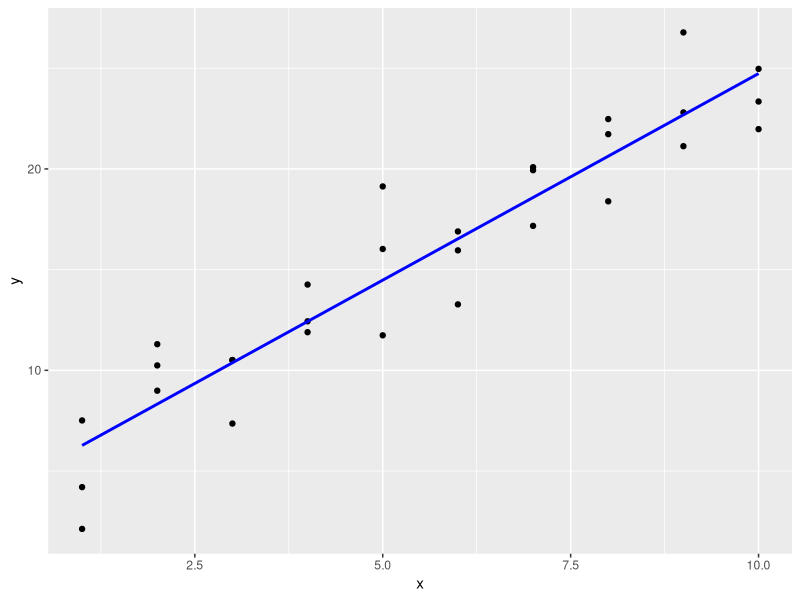
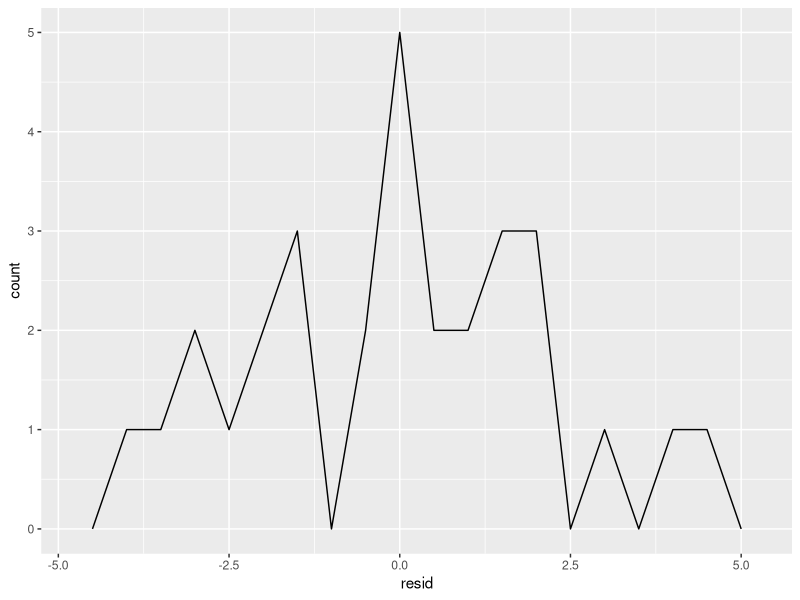
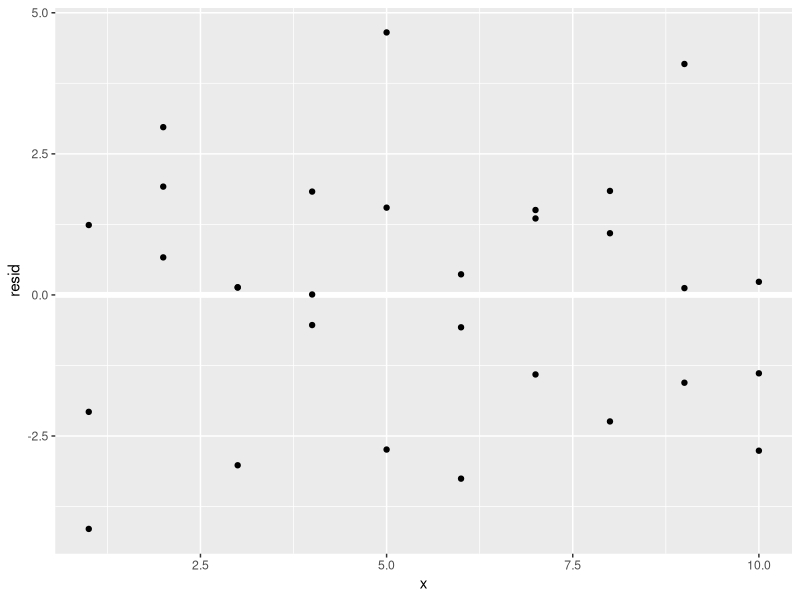
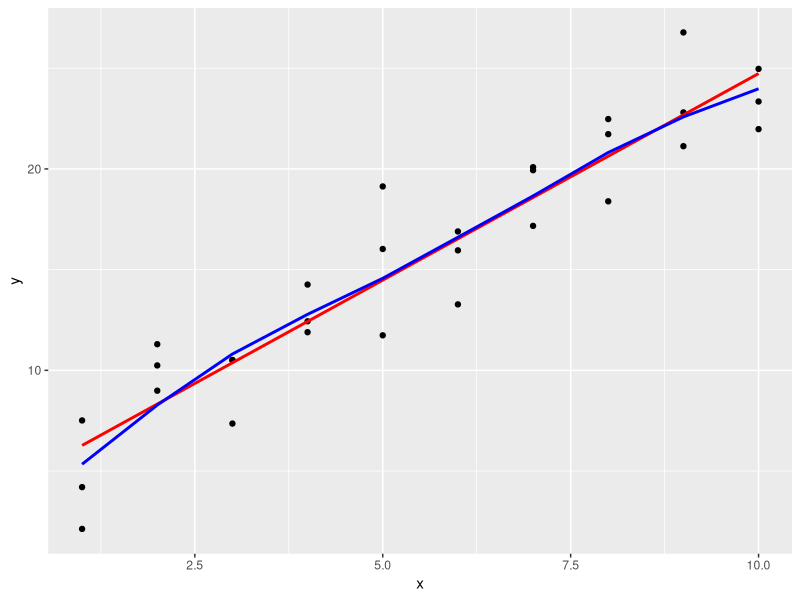
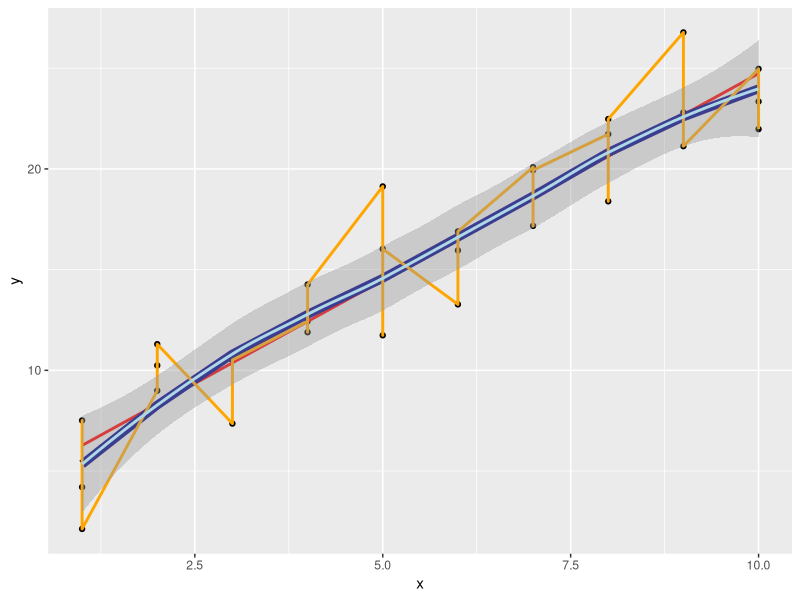
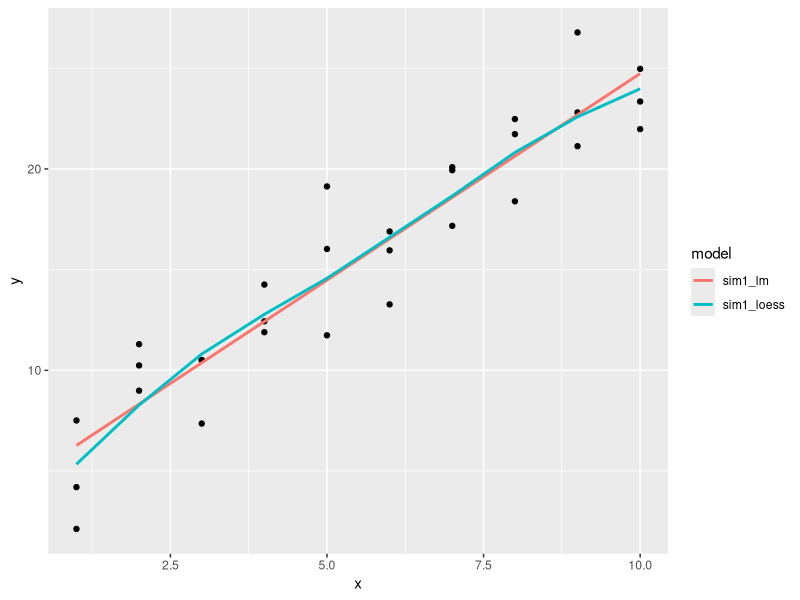
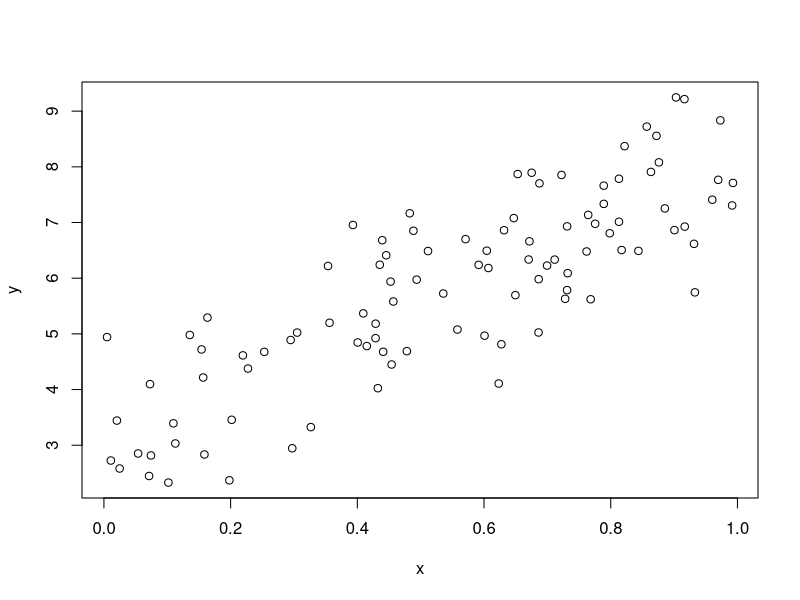
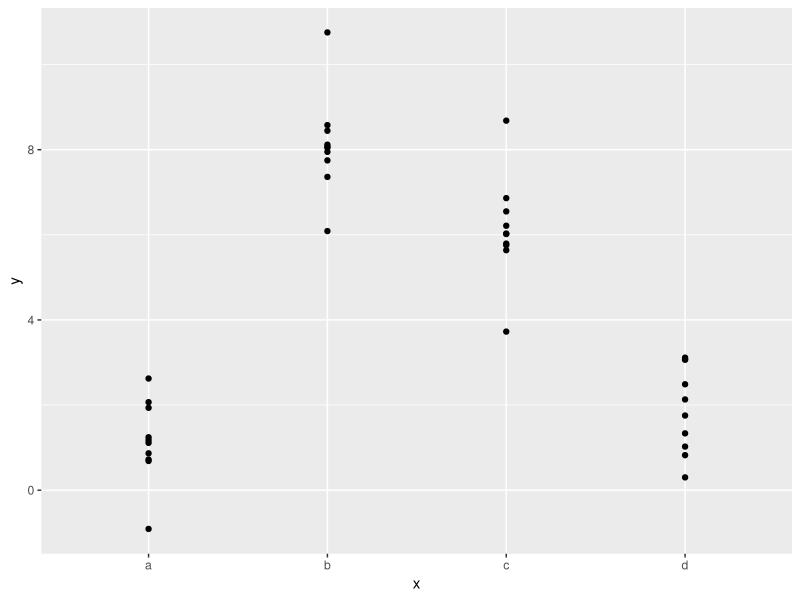

Generate these figures, in order, with R: (Note: this script raises an error after producing the figures.)
## ---- chunk 1
knitr::opts_chunk$set(echo = TRUE, error = TRUE)
## ---- chunk 2
library(tidyverse)

library(modelr)
options(na.action = na.warn)
sim1_mod <- lm(y ~ x, data = sim1)
## ---- chunk 3
grid <- sim1 %>% 
  data_grid(x) 
grid

sim1_mod <- lm(y ~ x, data = sim1)

grid <- grid %>% 
  add_predictions(sim1_mod) 
grid

ggplot(sim1, aes(x)) +
  geom_point(aes(y = y)) +
  geom_line(aes(y = pred), data = grid, colour = "blue", size = 1)

## ---- chunk 4
sim1 <- sim1 %>% 
  add_residuals(sim1_mod)
sim1

ggplot(sim1, aes(resid)) + 
  geom_freqpoly(binwidth = 0.5)

ggplot(sim1, aes(x, resid)) + 
  geom_ref_line(h = 0) +
  geom_point() 
## ---- chunk 5
rm(sim1)

grid <- sim1 %>% 
  data_grid(x) 
grid

sim1_mod_a <- lm(y ~ x, data = sim1)
sim1_mod_b <- loess(y ~ x, data = sim1)


grid <- grid %>% 
  add_predictions(sim1_mod_a, var = "lm")
grid <- grid %>% 
  add_predictions(sim1_mod_b, var = "loess")
grid

# plot

ggplot(sim1, aes(x)) +
  geom_point(aes(y = y)) +
  geom_line(aes(y = lm), data = grid, colour = "red", size = 1) +
  geom_line(aes(y = loess), data = grid, colour = "blue", size = 1)

ggplot(sim1, aes(x)) +
  geom_point(aes(y = y)) +
  geom_line(aes(y = lm), data = grid, colour = "red", size = 1) +
  geom_line(aes(y = loess), data = grid, colour = "darkblue", size = 3) +
  geom_line(aes(y = y), colour = "orange", size = 1) +
  geom_smooth(aes(y = y), colour = "lightblue", size = 1)

# redo with functions listed in problem 2

grid <- sim1 %>% 
  data_grid(x) 
grid

sim1_lm <- lm(y ~ x, data = sim1)
sim1_loess <- loess(y ~ x, data = sim1)

grid <- grid %>% gather_predictions(sim1_lm,sim1_loess)
grid

ggplot(sim1, aes(x)) +
  geom_point(aes(y = y)) +
  geom_line(aes(y = pred, color = model), data = grid, size = 1)

## ---- chunk 6
df <- tibble::data_frame(
  x = sort(runif(100)),
  y = 5 * x + 0.5 * x ^ 2 + 3 + rnorm(length(x))
)
plot(df)

m1 <- lm(y ~ x, data = df)
grid <- data.frame(x = seq(0, 1, length = 10))
grid %>% add_predictions(m1)

m2 <- lm(y ~ poly(x, 2), data = df)
grid %>% spread_predictions(m1, m2)
grid %>% gather_predictions(m1, m2)
## ---- chunk 7
df <- tribble(
  ~y, ~x1, ~x2,
  4, 2, 5,
  5, 1, 6
)

model_matrix(df, y ~ x1)

model_matrix(df, y ~ x1 - 1)

model_matrix(df, y ~ x1 + x2)

## ---- chunk 8
df <- tribble(
  ~ sex, ~ response,
  "male", 1,
  "female", 2,
  "male", 1
)

model_matrix(df, response ~ sex)

ggplot(sim2) + 
  geom_point(aes(x, y))

mod2 <- lm(y ~ x, data = sim2)

grid <- sim2 %>% 
  data_grid(x) %>% 
  add_predictions(mod2)
grid

ggplot(sim2, aes(x)) + 
  geom_point(aes(y = y)) +
  geom_point(data = grid, aes(y = pred), colour = "red", size = 4)

tibble(x = "e") %>% 
  add_predictions(mod2)
## ---- chunk 9
sim3
ggplot(sim3, aes(x1, y)) + 
  geom_point(aes(colour = x2))

mod1 <- lm(y ~ x1 + x2, data = sim3)
mod2 <- lm(y ~ x1 * x2, data = sim3)

grid <- sim3 %>% 
  data_grid(x1, x2) %>% 
  gather_predictions(mod1, mod2)
grid

ggplot(sim3, aes(x1, y, colour = x2)) + 
  geom_point() + 
  geom_line(data = grid, aes(y = pred)) + 
  facet_wrap(~ model)

sim3 <- sim3 %>% 
  gather_residuals(mod1, mod2)

ggplot(sim3, aes(x1, resid, colour = x2)) + 
  geom_point() + 
  facet_grid(model ~ x2)
## ---- chunk 10
mod1 <- lm(y ~ x1 + x2, data = sim4)
mod2 <- lm(y ~ x1 * x2, data = sim4)

grid <- sim4 %>% 
  data_grid(
    x1 = seq_range(x1, 5), 
    x2 = seq_range(x2, 5) 
  ) %>% 
  gather_predictions(mod1, mod2)
grid

seq_range(c(0.0123, 0.923423), n = 5)

seq_range(c(0.0123, 0.923423), n = 5, pretty = TRUE)

x1 <- rcauchy(100)
seq_range(x1, n = 5)

seq_range(x1, n = 5, trim = 0.10)

seq_range(x1, n = 5, trim = 0.25)

seq_range(x1, n = 5, trim = 0.50)

x2 <- c(0, 1)
seq_range(x2, n = 5)

seq_range(x2, n = 5, expand = 0.10)

seq_range(x2, n = 5, expand = 0.25)

seq_range(x2, n = 5, expand = 0.50)

ggplot(grid, aes(x1, x2)) + 
  geom_tile(aes(fill = pred)) + 
  facet_wrap(~ model)

ggplot(grid, aes(x1, pred, colour = x2, group = x2)) + 
  geom_line() +
  facet_wrap(~ model)

ggplot(grid, aes(x2, pred, colour = x1, group = x1)) + 
  geom_line() +
  facet_wrap(~ model)
## ---- chunk 11
df <- tribble(
  ~y, ~x,
   1,  1,
   2,  2, 
   3,  3
)
model_matrix(df, y ~ x^2 + x)

model_matrix(df, y ~ I(x^2) + x)

model_matrix(df, y ~ poly(x, 2))

library(splines)
model_matrix(df, y ~ ns(x, 2))

sim5 <- tibble(
  x = seq(0, 3.5 * pi, length = 50),
  y = 4 * sin(x) + rnorm(length(x))
)
sim5

ggplot(sim5, aes(x, y)) +
  geom_point()

mod1 <- lm(y ~ ns(x, 1), data = sim5)
mod2 <- lm(y ~ ns(x, 2), data = sim5)
mod3 <- lm(y ~ ns(x, 3), data = sim5)
mod4 <- lm(y ~ ns(x, 4), data = sim5)
mod5 <- lm(y ~ ns(x, 5), data = sim5)

grid <- sim5 %>% 
  data_grid(x = seq_range(x, n = 50, expand = 0.1)) %>% 
  gather_predictions(mod1, mod2, mod3, mod4, mod5, .pred = "y")
grid

ggplot(sim5, aes(x, y)) + 
  geom_point() +
  geom_line(data = grid, colour = "red") +
  facet_wrap(~ model)
## ---- chunk 12

model_matrix(df, y ~ x)
model_matrix(df, y ~ x - 1)

ggplot(sim2) + 
  geom_point(aes(x, y))
mod1 <- lm(y ~ x, data = sim2)
mod2 <- lm(y ~ x - 1, data = sim2)

mod1
mod2
grid <- sim2 %>% 
  data_grid(x) %>% 
  gather_predictions(mod1,mod2)
grid

ggplot(sim2, aes(x)) + 
  geom_point(aes(y = y)) +
  geom_point(data = grid, aes(y = pred), colour = "red", size = 4) +
  facet_wrap(~model)
## ---- chunk 13
model_matrix(y ~ x1 + x2, data = sim3)
model_matrix(y ~ x1 * x2, data = sim3)
model_matrix(y ~ x1 + x2, data = sim4)
model_matrix(y ~ x1 * x2, data = sim4)
## ---- chunk 14
mod1 <- lm(y ~ x1 + x2, data = sim3)
mod2 <- lm(y ~ x1 * x2, data = sim3)
mod1
mod2

mod1 = a_0 + a_1 * is_a + a_2 * is_b + a_3 * is_c + a_4 * is_d
mod2 = a_0 + a_1 * x1 + a_2 * x2 + a_12 * x1 * x2
# Unsure about mod 2. I feel like it's going to be long.
## ---- chunk 15
sim4
mod1 <- lm(y ~ x1 + x2, data = sim4)
mod2 <- lm(y ~ x1 * x2, data = sim4)
sim4 <- sim4 %>% 
  gather_residuals(mod1, mod2)
sim4

ggplot(sim4, aes(x1, resid)) + 
  geom_point() + 
  facet_grid(model ~ x2)

ggplot(sim4, aes(x1, resid)) + 
  geom_point() + 
  facet_grid(~model)

ggplot(sim4, aes(resid)) + 
  geom_freqpoly(binwidth = 0.5) +
  facet_grid(~model)
## ---- chunk 16
df <- tribble(
  ~x, ~y,
  1, 2.2,
  2, NA,
  3, 3.5,
  4, 8.3,
  NA, 10
)

mod <- lm(y ~ x, data = df)

mod <- lm(y ~ x, data = df, na.action = na.exclude)
nobs(mod)
